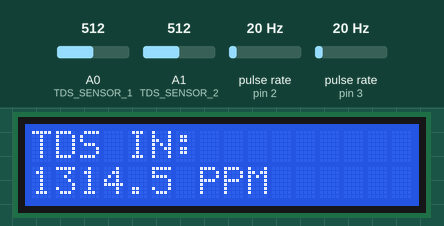
Bench run of a sketch on a simulated Arduino Uno, built with avr-gcc and run on an emulated ATmega328P. Shown: 16×2 character LCD. Wiring (inferred from the names in the program): 2 × pulse sensor: data pin 2 / data pin 3. Inputs (shaded band) come from the test bench; at power-on: pulse rate (sensors on pin 2, pin 3) 20 Hz, A0 (TDS_SENSOR_1) = 512, A1 (TDS_SENSOR_2) = 512. What the sketch prints to the serial monitor is not drawn.

Above: at 3.2 s.
3.3 s: pulse rate (sensor on pin 2) set to 4 Hz
At 7.0 s:
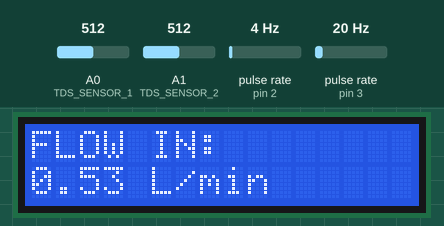
7.3 s: pulse rate (sensor on pin 3) set to 4 Hz
At 9.0 s:
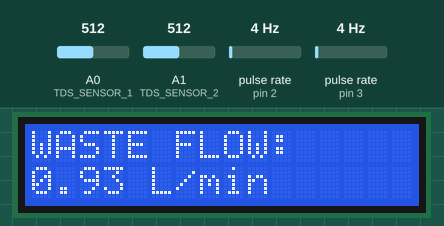
11.3 s: A0 (TDS_SENSOR_1) set to 716
At 13.1 s:
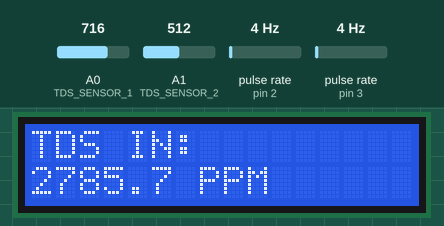
15.3 s: pulse rate (sensor on pin 2) set to 50 Hz
At 17.4 s:
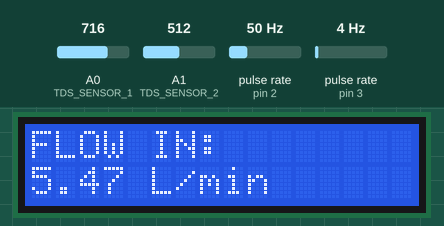
19.3 s: pulse rate (sensor on pin 3) set to 50 Hz
At 20.5 s:
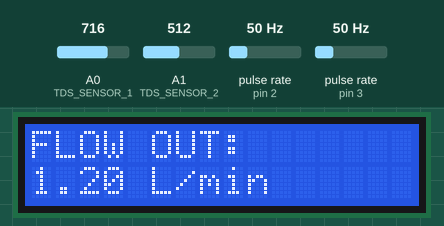
23.3 s: A1 (TDS_SENSOR_2) set to 716
At 24.7 s:
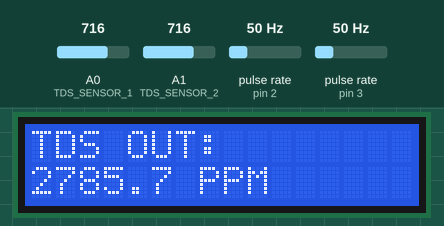
Timing chart, 0 to 26.3 s (numbered marks = the images above; inputs shaded):
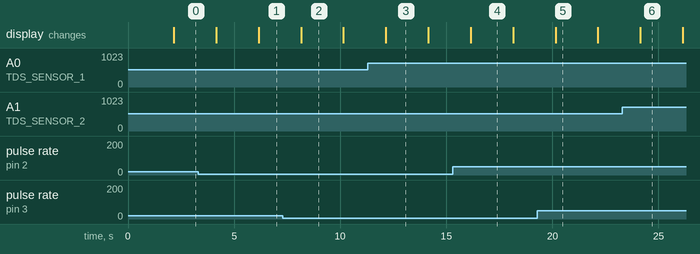

Measured:
- what the display in image 2 shows lasts 2.0 s, from 8.2 s to 10.2 s

The sketch:

UNO_CODE_TDS_FLOW.ino
```cpp
/*
 * Water Quality Monitoring System
 *
 * This sketch reads data from 2 TDS sensors and 2 flow sensors,
 * displays the readings on a 16x2 LCD display,
 * and sends the data to an ESP8266 for database storage.
 *
 * Hardware:
 * - Arduino UNO
 * - 16x2 LCD Display
 * - 2x TDS Sensors
 * - 2x Flow Sensors
 */

#include <Wire.h>
#include <LiquidCrystal_I2C.h>
#include <SoftwareSerial.h>

// LCD Configuration for I2C - typical address is 0x27 or 0x3F
LiquidCrystal_I2C lcd(0x27, 16, 2); // Set the LCD address to 0x27 for a 16 chars and 2 line display

// Software Serial for ESP8266 communication
SoftwareSerial espSerial(8, 9); // RX, TX

// TDS Sensor Pins
#define TDS_SENSOR_1 A0
#define TDS_SENSOR_2 A1

// Flow Sensor Pins
#define FLOW_SENSOR_1 2  // FLOW IN sensor (uses interrupt 0)
#define FLOW_SENSOR_2 3  // WASTE FLOW sensor (uses interrupt 1)

// Sensor calibration values
#define TDS_VREF 5.0      // Analog reference voltage
#define TDS_TEMPERATURE 25 // Default temperature for calibration

// Flow sensor constants
volatile int flow1_pulse_count = 0;
volatile int flow2_pulse_count = 0;
unsigned long current_time = 0;
unsigned long previous_time = 0;
const unsigned long SENSOR_READ_INTERVAL = 1000; // Read sensors every 1 second

// Display variables
unsigned long display_previous_time = 0;
const unsigned long DISPLAY_INTERVAL = 2000; // Change display every 2 seconds
int display_state = 0;

// Calculated values
float tds1_value = 0.0;
float tds2_value = 0.0;
float flow1_rate = 0.0; // FLOW IN (L/min)
float flow2_rate = 0.0; // WASTE FLOW (L/min)
float flow_out = 0.0;   // FLOW OUT (FLOW IN - WASTE FLOW)

// Sensor read flag
bool new_reading = false;

void setup() {
  // Initialize I2C
  Wire.begin();

  // Initialize LCD
  lcd.init();                      // Initialize the LCD
  lcd.backlight();                 // Turn on the backlight
  lcd.print("Water Quality");
  lcd.setCursor(0, 1);
  lcd.print("Monitor System");

  // Initialize serial communications
  Serial.begin(9600);
  espSerial.begin(9600);

  // Initialize flow sensor pins
  pinMode(FLOW_SENSOR_1, INPUT);
  pinMode(FLOW_SENSOR_2, INPUT);
  digitalWrite(FLOW_SENSOR_1, HIGH); // Enable internal pull-up
  digitalWrite(FLOW_SENSOR_2, HIGH); // Enable internal pull-up

  // Attach interrupts for flow sensors
  attachInterrupt(0, flow1_pulse_counter, FALLING);
  attachInterrupt(1, flow2_pulse_counter, FALLING);

  delay(2000); // Show intro message for 2 seconds
  lcd.clear();
}

void loop() {
  current_time = millis();

  // Read sensors every second
  if (current_time - previous_time >= SENSOR_READ_INTERVAL) {
    readSensors();
    previous_time = current_time;
    new_reading = true;
  }

  // Update display every 2 seconds
  if (current_time - display_previous_time >= DISPLAY_INTERVAL) {
    updateDisplay();
    display_previous_time = current_time;
  }

  // Send data to ESP8266 if there's a new reading
  if (new_reading) {
    sendDataToESP();
    new_reading = false;
  }
}

void readSensors() {
  // Read TDS sensors
  int tds1_raw = analogRead(TDS_SENSOR_1);
  int tds2_raw = analogRead(TDS_SENSOR_2);

  // Convert to voltage
  float tds1_voltage = tds1_raw * (TDS_VREF / 1024.0);
  float tds2_voltage = tds2_raw * (TDS_VREF / 1024.0);

  // Temperature compensation formula: fFinalResult(25^C) = fFinalResult(current)/(1.0+0.02*(fTP-25.0));
  float compensation_coefficient = 1.0 + 0.02 * (TDS_TEMPERATURE - 25.0);

  // Compensate voltage
  float tds1_voltage_comp = tds1_voltage / compensation_coefficient;
  float tds2_voltage_comp = tds2_voltage / compensation_coefficient;

  // Convert to TDS value
  // TDS = (133.42 * voltage³ - 255.86 * voltage² + 857.39 * voltage) * 0.5
  tds1_value = (133.42 * pow(tds1_voltage_comp, 3) - 255.86 * pow(tds1_voltage_comp, 2) + 857.39 * tds1_voltage_comp) * 0.5;
  tds2_value = (133.42 * pow(tds2_voltage_comp, 3) - 255.86 * pow(tds2_voltage_comp, 2) + 857.39 * tds2_voltage_comp) * 0.5;

  // Calculate flow rates
  // Each sensor has a different calibration factor (pulses per liter)
  // Typical YF-S201 sensor: 7.5 pulses per second = 1 L/min
  flow1_rate = (flow1_pulse_count / 7.5);
  flow2_rate = (flow2_pulse_count / 7.5);

  // Calculate FLOW OUT
  flow_out = flow1_rate - flow2_rate;
  if (flow_out < 0) flow_out = 0; // Ensure flow_out doesn't go negative

  // Reset pulse counters
  flow1_pulse_count = 0;
  flow2_pulse_count = 0;
}

void updateDisplay() {
  lcd.clear();

  switch(display_state) {
    case 0: // TDS IN
      lcd.print("TDS IN:");
      lcd.setCursor(0, 1);
      lcd.print(tds1_value, 1);
      lcd.print(" PPM");
      break;

    case 1: // TDS OUT
      lcd.print("TDS OUT:");
      lcd.setCursor(0, 1);
      lcd.print(tds2_value, 1);
      lcd.print(" PPM");
      break;

    case 2: // FLOW IN
      lcd.print("FLOW IN:");
      lcd.setCursor(0, 1);
      lcd.print(flow1_rate, 2);
      lcd.print(" L/min");
      break;

    case 3: // WASTE FLOW
      lcd.print("WASTE FLOW:");
      lcd.setCursor(0, 1);
      lcd.print(flow2_rate, 2);
      lcd.print(" L/min");
      break;

    case 4: // FLOW OUT
      lcd.print("FLOW OUT:");
      lcd.setCursor(0, 1);
      lcd.print(flow_out, 2);
      lcd.print(" L/min");
      break;
  }

  // Increment display state
  display_state = (display_state + 1) % 5;
}

void sendDataToESP() {
  // Format: "TDS1,TDS2,FLOW1,FLOW2,FLOW_OUT"
  espSerial.print(tds1_value);
  espSerial.print(",");
  espSerial.print(tds2_value);
  espSerial.print(",");
  espSerial.print(flow1_rate);
  espSerial.print(",");
  espSerial.print(flow2_rate);
  espSerial.print(",");
  espSerial.println(flow_out);

  // Debug to serial monitor
  Serial.print("Sent to ESP: ");
  Serial.print(tds1_value);
  Serial.print(",");
  Serial.print(tds2_value);
  Serial.print(",");
  Serial.print(flow1_rate);
  Serial.print(",");
  Serial.print(flow2_rate);
  Serial.print(",");
  Serial.println(flow_out);
}

// Interrupt Service Routine for Flow Sensor 1
void flow1_pulse_counter() {
  flow1_pulse_count++;
}

// Interrupt Service Routine for Flow Sensor 2
void flow2_pulse_counter() {
  flow2_pulse_count++;
}
```
